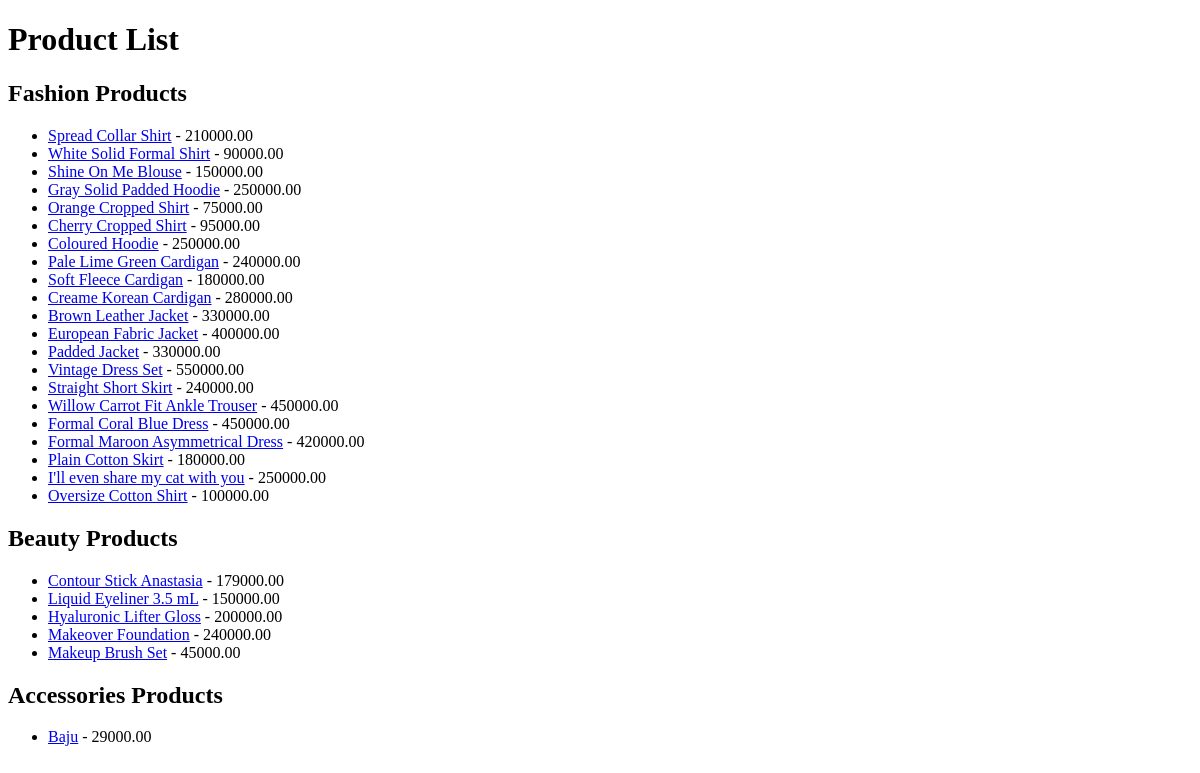
Before: /product/ with the older database file.
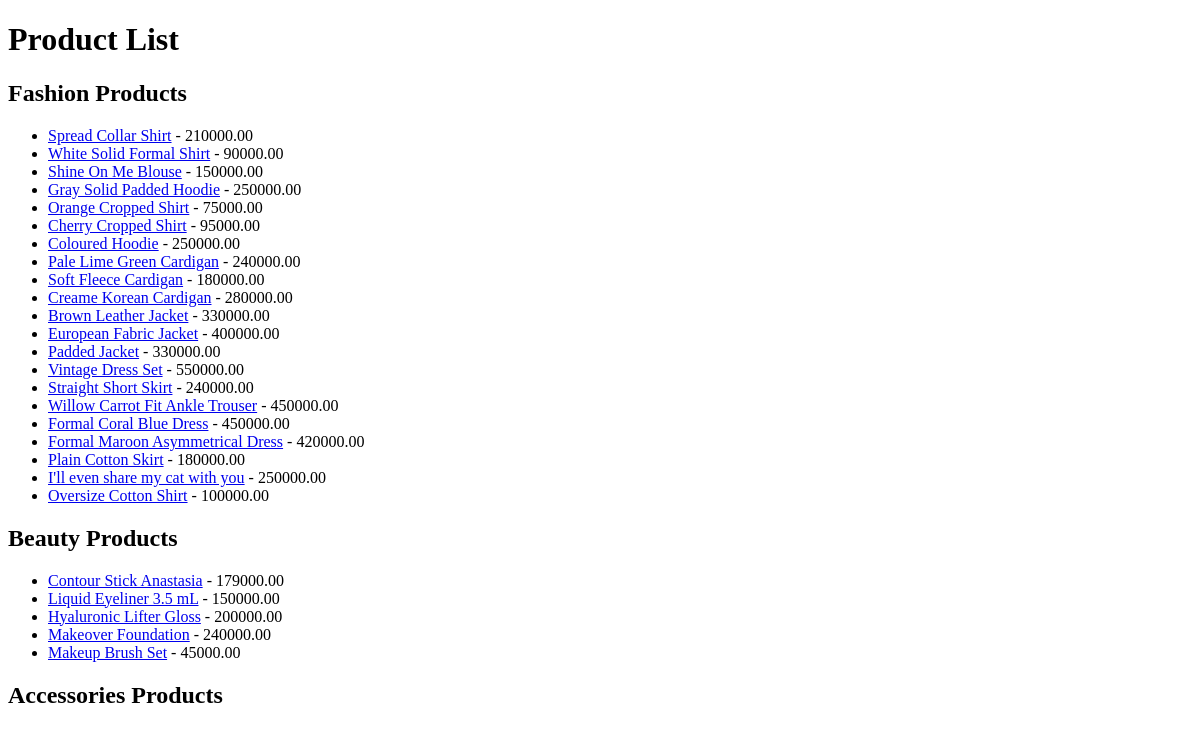
After: the same page with the newer database file.
### WebPage/models.py (models this page shows, shortened)
class Product(models.Model):
    product_id = models.AutoField(primary_key=True)
    name = models.CharField(max_length=255)
    description = models.TextField()
    price = models.DecimalField(max_digits=10, decimal_places=2)
    stock = models.PositiveIntegerField()
    class Meta:
        abstract = True

class Fashion(Product):
    sub_category = models.CharField(max_length=20, choices=FashionSubCategory.choices)
    color = MultiSelectField(choices=COLOR_CHOICES, max_length=100)
    size = MultiSelectField(choices=SIZE_CHOICES, max_length=50)
    fashion_type = models.CharField(max_length=15, choices=FashionType.choices, null=True, blank=True)  # Allow null and blank

class Beauty(Product):
    class BeautyType(models.TextChoices):
        FACE = "Face", "Face"
        EYE = "Eye", "Eye"
        LIPS = "Lips", "Lips"
    makeup_type = models.CharField(max_length=20, choices=BeautyType.choices)

class Accessories(Product):
    def __str__(self):
        return self.name

### WebPage/views.py (the view)
# urls.py: path('product/', views.product_list, name='product_list'),
def product_list(request):
    fashion_products = Fashion.objects.all()
    beauty_products = Beauty.objects.all()
    accessories_products = Accessories.objects.all()
    return render(request, 'WebPage/product.html', {
        'fashion_products': fashion_products,
        'beauty_products': beauty_products,
        'accessories_products': accessories_products,
    })

### templates/WebPage/product.html (shortened to what this page needs)
<!DOCTYPE html>
<html lang="en">
<head>
</head>
<body>
    <h1>Product List</h1>
    <h2>Fashion Products</h2>
    <ul>
        {% for product in fashion_products %}
            <li>
                <a href="{% url 'fashion_detail' product.pk %}">{{ product.name }}</a> - {{ product.price }}
            </li>
        {% endfor %}
    </ul>
    <h2>Beauty Products</h2>
    <ul>
        {% for product in beauty_products %}
            <li>
                <a href="{% url 'beauty_detail' product.pk %}">{{ product.name }}</a> - {{ product.price }}
            </li>
        {% endfor %}
    </ul>
    <h2>Accessories Products</h2>
    <ul>
        {% for product in accessories_products %}
            <li>
                <a href="{% url 'accessories_detail' product.pk %}">{{ product.name }}</a> - {{ product.price }}
            </li>
        {% endfor %}
    </ul>
</body>
</html>

Changed rows visible on the page:
removed Accessories: name "Baju", price "29000.00"
